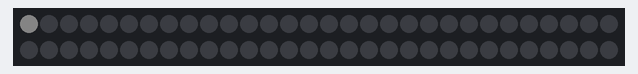
A sketch run on a simulated ESP32. Parts: 60 RGB LEDs in strip order, left to right, continuing on the next row. Dim RGB values are drawn brighter than linear; WiFi joins after 1.5 s; servers stay silent unless stated; random numbers use the default seed unless the sketch sets one; what the sketch prints to the serial monitor is not drawn.

Above: at 2.2 s.
At 6.7 s:
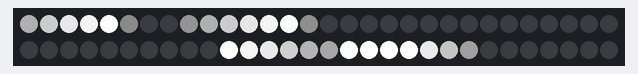
At 11.5 s:
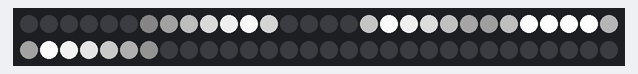
At 20.8 s:
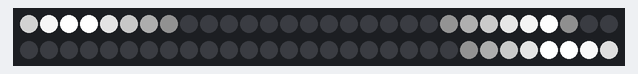
At 30.1 s:
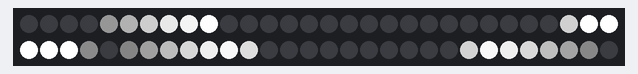
At 39.7 s:
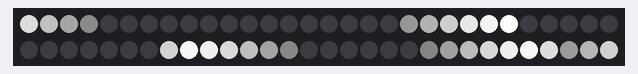

The sketch:

lightctl-esp32.ino
```cpp
#include <ArduinoJson.h>
#include "FastLED.h"
#include <Arduino.h>
#include <WiFi.h>
#include <WebSocketsClient.h>

WebSocketsClient webSocket;

const char* ssid = "*********";
const char* password = "*********";

// LED strip
#define NUM_LEDS 60
#define DATA_PIN 13

#define NUM_COLORS 1

// Color dots
#define MAX_DOTS 5 // Try lowering if you experience crashes (out of memory)
#define MIN_VELOCITY 1
#define MAX_VELOCITY 3
#define TRAIL_LENGTH 8
//#define SPAWN_RATE 10000000 // Chance every frame (out of 2,147,483,647) that a new dot is spawned.
#define SPAWN_RATE 1

// Color
//#define HUE_VELOCITY 100 // Larger means slower (increment every X frames)
#define COLOR_JITTER 35
#define COLOR_WHEEL_SPLITS 3
#define SATURATION 160
#define SATURATION_JITTER 80 // S = SATURATION + random(SATURATION_JITTER)
//#define VALUE 200
#define COLOR_CORRECTION TypicalSMD5050
//#define COLOR_CORRECTION 0xAF70FF
#define DITHER_TRESHOLD 42

// Power limiter
// #define MAX_MA 2000

CRGB leds[NUM_LEDS];
uint8_t counter = 0;
uint8_t hue = 0;

struct dot {
  bool active; // whether the dot is still visible (i.e. can it be respawned?)
  int pos; // uses 255 steps per pixel to represent sub-pixel accuracy
  uint8_t velocity; // how many subpixels to move per iteration
  int8_t dir; // which direction is the dot moving in (-1 = left, 1 = right)
  uint8_t color;
};

StaticJsonBuffer<1024> jsonBuffer;
CHSV colors[NUM_COLORS];
void webSocketEvent(WStype_t type, uint8_t * payload, size_t length) {
  switch(type) {
    case WStype_CONNECTED:
      webSocket.sendTXT("{\"id\": \"Skumppaflaska\"}");
      break;
    case WStype_TEXT:
      jsonBuffer.clear();
      JsonArray& array = jsonBuffer.parseArray((char *) payload);

      /*
      if (!array.success()) {
        Serial.println("Invalid JSON received.");
        Serial.println((char *) payload);
      }
      */

      for (int i = 0; i < NUM_COLORS && i < array.size(); i++) {
        float hue = array[i]["nextState"][0];
        float sat = array[i]["nextState"][1];
        float val = array[i]["nextState"][2];

        colors[i] = CHSV(
          hue / 360 * 255,
          sat / 100 * 255,
          val / 100 * 255
         );

         Serial.printf("setting color %d to %d,%d,%d\n", i, colors[i].h, colors[i].s, colors[i].v);
      }

      break;
  }
}

struct dot dots[MAX_DOTS];

void spawn_dot() {
  for (int i = 0; i < MAX_DOTS; i++) {
    if (!dots[i].active) {
      dots[i].active = true;

      bool startEdge = random(2);
      dots[i].pos = startEdge ? 0 : NUM_LEDS * 255;
      dots[i].velocity = random(MIN_VELOCITY - 1, MAX_VELOCITY) + 1;
      dots[i].dir = startEdge ? 1 : -1;

      //uint8_t rand_hue = hue + (255 / COLOR_WHEEL_SPLITS) * random(COLOR_WHEEL_SPLITS);
      //uint8_t rand_hue = hue + COLOR_JITTER * random(COLOR_WHEEL_SPLITS);

      //dots[i].color = CHSV(rand_hue, SATURATION + random(SATURATION_JITTER), 255);

      dots[i].color = random(NUM_COLORS);

      // we found an inactive dot, stop
      return;
    }
  }
}
void init_dot(dot d) {
  d.active = false;
  d.pos = 0;
  d.velocity = 0;
  d.dir = 1;
}

void setup() {
  //randomSeed(analogRead(0));
  FastLED.addLeds<WS2812B, DATA_PIN, GRB>(leds, NUM_LEDS);
  FastLED.show();
  //FastLED.setMaxPowerInVoltsAndMilliamps(5, MAX_MA);

  hue = random8();

  for (int i = 0; i < NUM_COLORS; i++) {
    colors[i] = CHSV(0, 0, 255);
  }

  for (int i = 0; i < MAX_DOTS; i++) {
    init_dot(dots[i]);
  }

  spawn_dot();

  Serial.begin(115200);

  WiFi.begin(ssid, password);

  //WiFi.disconnect();
  Serial.print("connecting to wifi...");
  while(WiFi.status() != WL_CONNECTED) {
    Serial.print(".");
    delay(1000);
  }

  Serial.println("\nconnected to wifi");

  // server address, port and URL
  webSocket.begin("192.168.1.101", 1234, "/");

  // event handler
  webSocket.onEvent(webSocketEvent);

  // try again every second if connection has failed
  webSocket.setReconnectInterval(1000);
}

void loop() {
  counter++;

  if (counter % 128 == 0) {
    //hue = (hue + 1) % 256;
    hue++;
  }

  if (random8() < 1) {
    spawn_dot();
  }

  // Clear out all leds
  fill_solid(leds, NUM_LEDS, CRGB::Black);

  //uint8_t dither = random(DITHER_TRESHOLD);

  // Loop through each dot
  for (int i = 0; i < MAX_DOTS; i++) {
    if (!dots[i].active) {
      continue;
    }

    // Dot movement
    //if (counter % VELOCITY_DIVISOR == 0) {
      dots[i].pos += dots[i].dir * dots[i].velocity;
    //}

    // Convert subpixel pos to pixel pos
    int dot_pos = dots[i].pos / 256;

    if (dots[i].pos < 0) {
      // Because integer division truncates the decimal part,
      // we need to subtract one from negative numbers
      dot_pos--;
    }

    uint8_t sub_dot_pos = dots[i].pos;// % 256;

    // Subpixel pos reversed if dot travels left
    if (dots[i].dir == -1) {
      sub_dot_pos = 255 - sub_dot_pos;
    }

    // Draw dot and trail
    bool trail_was_in_bounds = false;
    for (int j = 0; j < TRAIL_LENGTH; j++) {
      int trail_pos = dot_pos + j * dots[i].dir * -1;

      // Bounds check
      if (trail_pos >= 0 && trail_pos < NUM_LEDS) {
        trail_was_in_bounds = true;

        uint8_t value;

        if (!j) {
          // Fade in first led
          value = sub_dot_pos;
        } else {
          // Fade out other leds in the trail
          value = 255 - ((j - 1) * 255 + sub_dot_pos) / TRAIL_LENGTH;
          value = ease8InOutApprox(value);
        }

/*
        if (value < 255) {
          value += dither;
        }
        */

        CHSV temp = CHSV(colors[dots[i].color]);

        float tempVal = (float) temp.v * (float) value / 255.0;
        temp.v = tempVal;

        if (temp.v < DITHER_TRESHOLD) {
          temp.v = 0;
          //value = counter % (DITHER_TRESHOLD / 3) < value / 3 ? DITHER_TRESHOLD : 0;
        }

        leds[trail_pos] += temp;
      }
    }

    // If no part of the trail was in bounds, mark dot as inactive
    if (!trail_was_in_bounds) {
      dots[i].active = false;
    }
  }

  FastLED.show();
  webSocket.loop();
}
```
